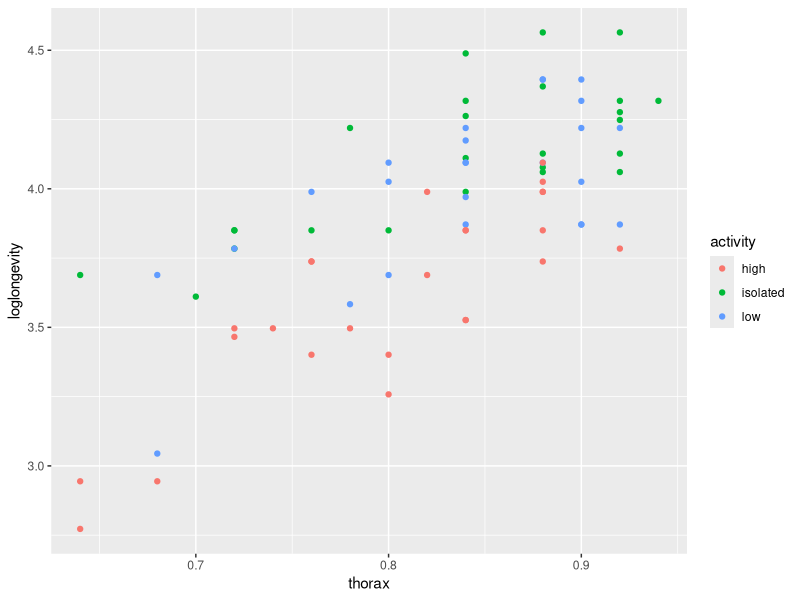
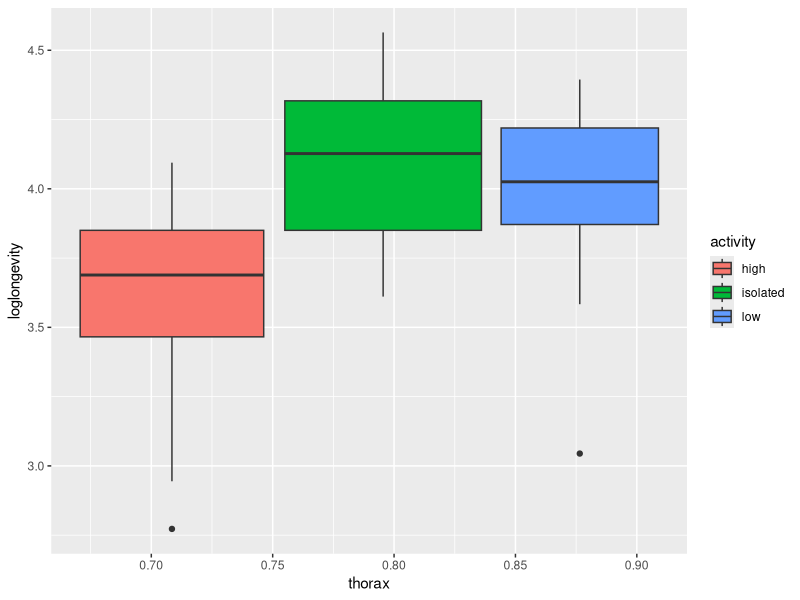
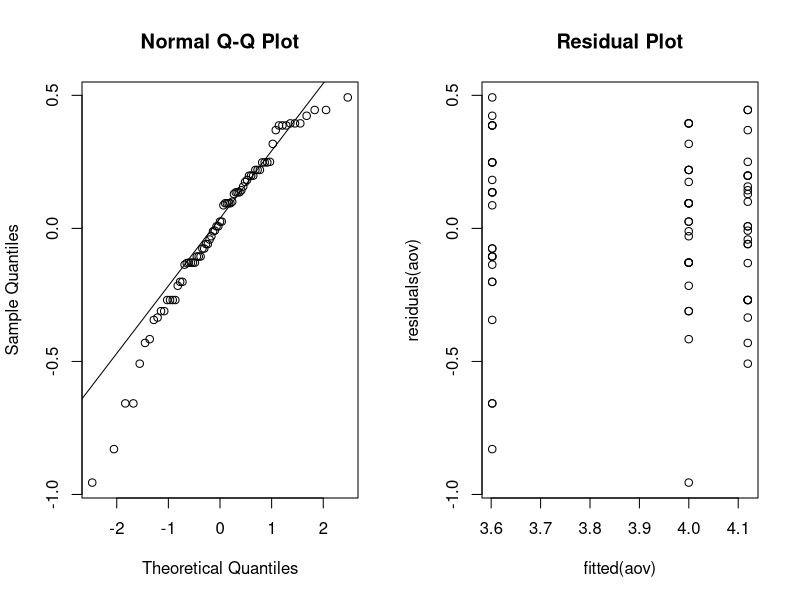
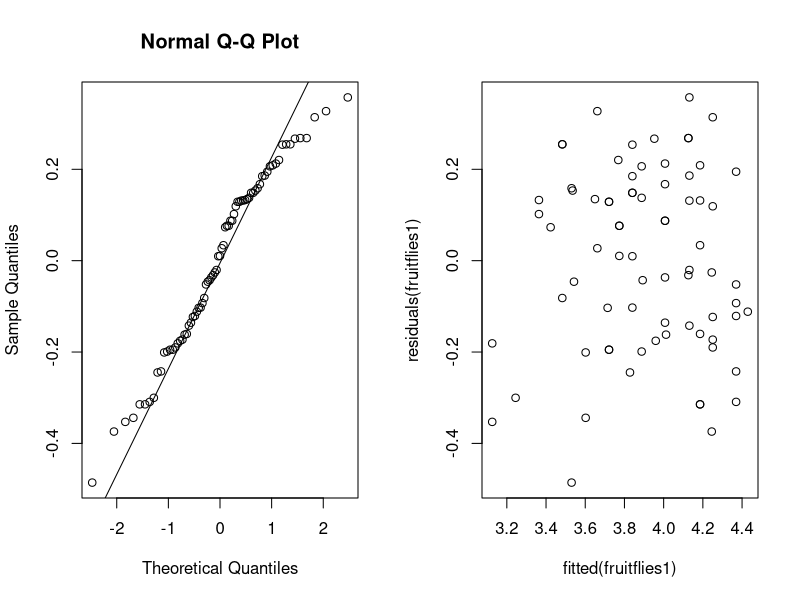
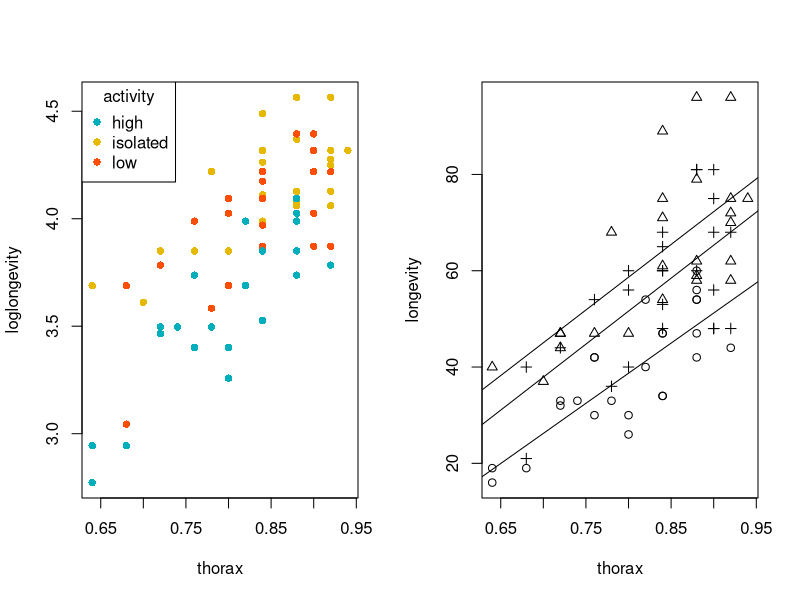
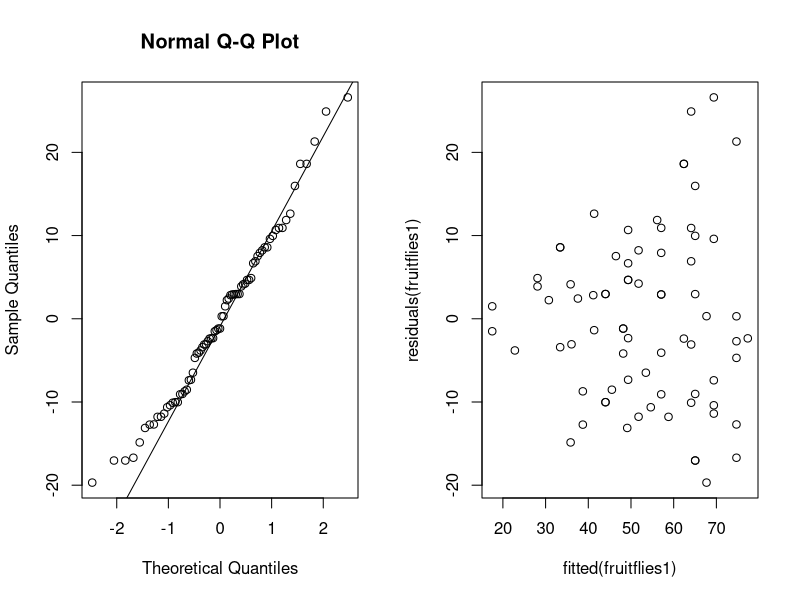
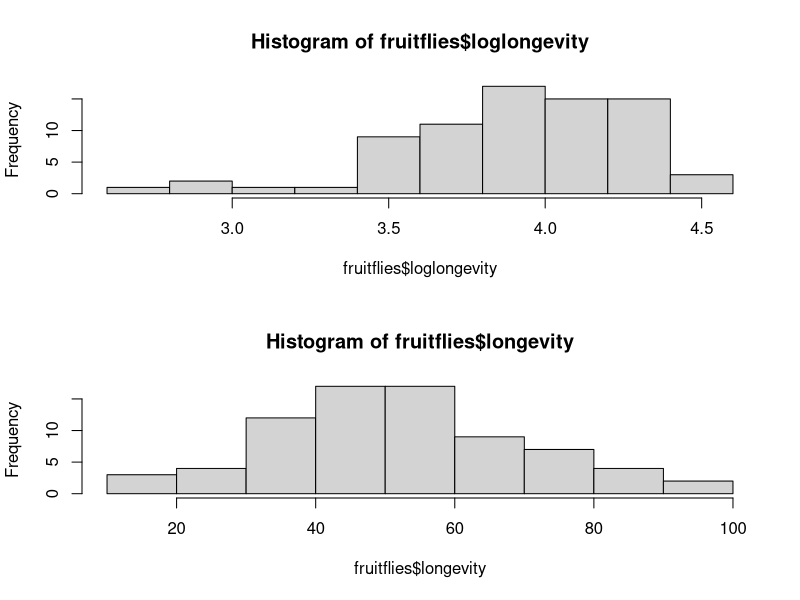
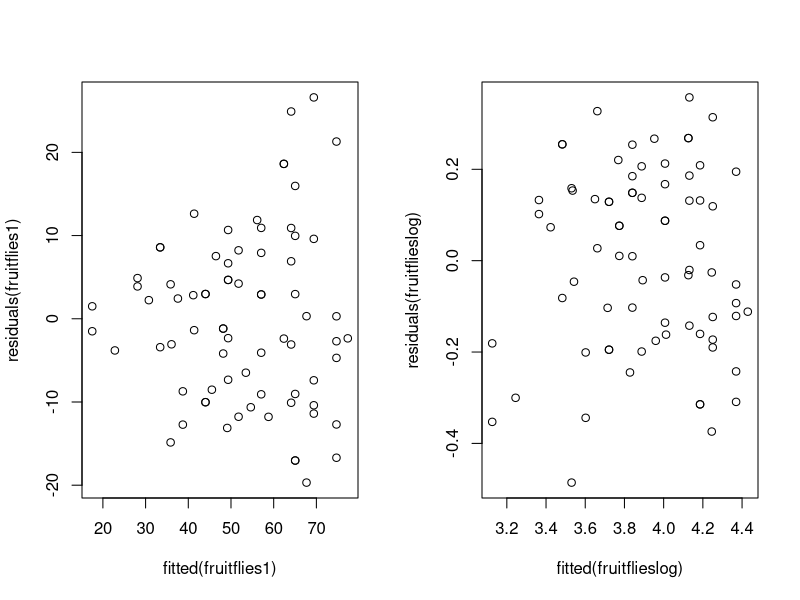

Reproduce these figures in R, in order.
## ---- chunk 1
options(digits=9)
options(knitr.duplicate.label = "allow")
## ---- chunk 2
library(ggplot2)
library(car)
## ---- chunk 3
fruitflies=read.table(file="fruitflies.txt",header=TRUE)
# add loglongevity column
fruitflies$loglongevity <- log(fruitflies$longevity)
fruitflies
## ---- chunk 4
ggplot(fruitflies) +
  geom_point(aes(x=thorax, y=loglongevity, color=activity)) 

ggplot(fruitflies) +
  geom_boxplot(aes(x = thorax, y=loglongevity, fill = activity)) 

## ---- chunk 5
aov=lm(loglongevity~activity,data=fruitflies)
anova(aov)
## ---- chunk 6
par(mfrow=c(1,2))
qqnorm(residuals(aov)); qqline(residuals(aov))
plot(fitted(aov),residuals(aov), main = "Residual Plot")
## ---- chunk 7
leveneTest(loglongevity~activity,data=fruitflies)
shapiro.test(residuals(aov))
## ---- chunk 8
kruskal.test(loglongevity~activity,data=fruitflies)
## ---- chunk 9
summary(aov)
## ---- chunk 10
high <- 3.6021243;exp(high)
isolated <- high+0.5172246;exp(isolated)
low <- high+0.3977116;exp(low)
## ---- chunk 11
fruitflies$activity=as.factor(fruitflies$activity)
fruitflies1=lm(loglongevity~thorax+activity,data=fruitflies)
fruitflies1
fruitflies2=lm(loglongevity~thorax,data=fruitflies)
anova(fruitflies2,fruitflies1)
## ---- chunk 12
par(mfrow=c(1,2))
qqnorm(residuals(fruitflies1)); qqline(residuals(fruitflies1))
plot(fitted(fruitflies1),residuals(fruitflies1))
## ---- chunk 13
shapiro.test(residuals(fruitflies1))
## ---- chunk 14
summary(fruitflies1)
## ---- chunk 15
fruitflies1=lm(loglongevity~thorax+activity,data=fruitflies)
max_thorax = max(fruitflies$thorax)
min_thorax = min(fruitflies$thorax)

exp(predict(fruitflies1,data.frame(thorax = min_thorax, activity = "high"), interval = "confidence"))
exp(predict(fruitflies1,data.frame(thorax = min_thorax, activity = "isolated"), interval = "confidence"))
exp(predict(fruitflies1,data.frame(thorax = min_thorax, activity = "low"), interval = "confidence"))

exp(predict(fruitflies1,data.frame(thorax = max_thorax, activity = "high"), interval = "confidence"))
exp(predict(fruitflies1,data.frame(thorax = max_thorax, activity = "isolated"), interval = "confidence"))
exp(predict(fruitflies1,data.frame(thorax = max_thorax, activity = "low"), interval = "confidence"))
## ---- chunk 16
colors <- c("#00AFBB", "#E7B800", "#FC4E07")
colors <- colors[as.numeric(fruitflies$activity)]

plot(loglongevity~thorax, col=colors, pch=16, data=fruitflies)
legend("topleft", legend = levels(fruitflies$activity),
      col = c("#00AFBB", "#E7B800", "#FC4E07"), pch = 16, title="activity")
## ---- chunk 17
plot(longevity~thorax,pch=unclass(activity), data=fruitflies)
for (i in c("high", "isolated", "low"))  abline(lm(longevity~thorax,data=fruitflies[fruitflies$activity==i,]))
## ---- chunk 18
fruitflies3=lm(loglongevity~activity*thorax,data=fruitflies)
anova(fruitflies3)
## ---- chunk 19
summary(fruitflies3)
## ---- chunk 20
fruitflies$activity=as.factor(fruitflies$activity)
fruitflies1=lm(longevity~thorax+activity,data=fruitflies)
fruitflies2=lm(longevity~thorax,data=fruitflies)
anova(fruitflies2,fruitflies1)
## ---- chunk 21
par(mfrow=c(1,2))
qqnorm(residuals(fruitflies1)); qqline(residuals(fruitflies1))
plot(fitted(fruitflies1),residuals(fruitflies1))
## ---- chunk 22
shapiro.test(residuals(fruitflies1))
## ---- chunk 23
par(mfrow=c(2,1))
hist(fruitflies$loglongevity)
hist(fruitflies$longevity)
## ---- chunk 24
par(mfrow=c(1,2))
fruitflies1=lm(longevity~thorax+activity,data=fruitflies)
plot(fitted(fruitflies1),residuals(fruitflies1))
fruitflieslog=lm(loglongevity~thorax+activity,data=fruitflies)
plot(fitted(fruitflieslog),residuals(fruitflieslog))
